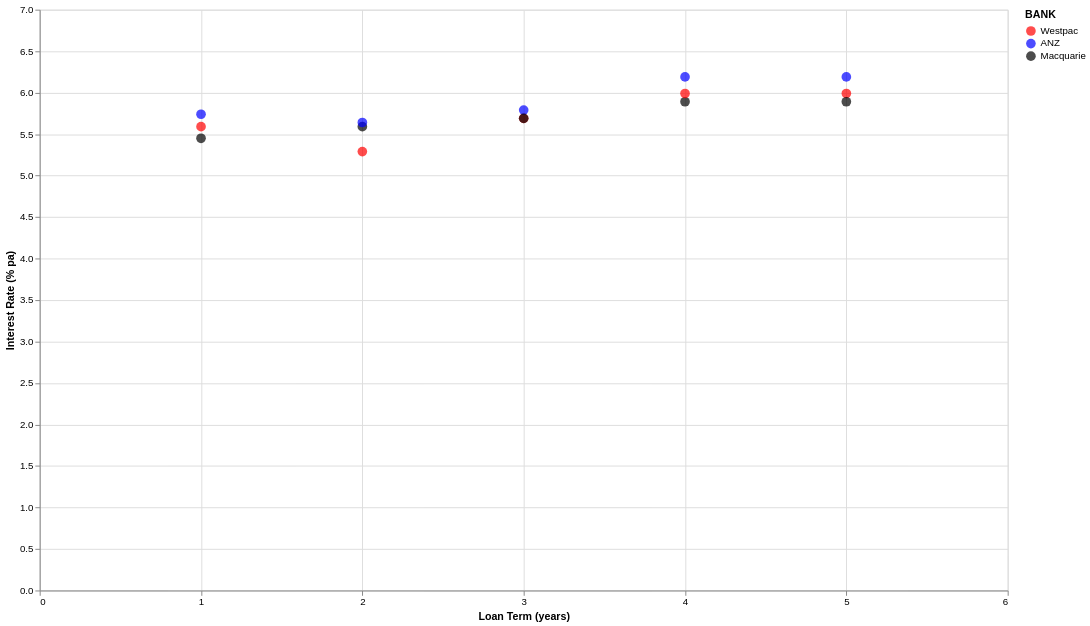

The notebook cell saved with this chart:
### Markdown cell above
## Fixed Home Loan (LVR 80+)

### Code cell
target_lvr = 90

interest_rates = cursor.execute(f"""
    select
        bank,
        loan_term,
        min(rate) as rate
    from home_loan_rates
    where {target_lvr} > min_lvr and {target_lvr} <= max_lvr
    group by
        bank,
        loan_term
    order by
        loan_term
""").fetch_pandas_all()

alt.Chart(interest_rates).mark_point(filled=True, size=100).encode(
    x=alt.X("LOAN_TERM:Q", axis=alt.Axis(tickCount=6)).scale(domain=(0, 6)).title("Loan Term (years)"),
    y=alt.Y("RATE").title("Interest (% p.a)").scale(domain=(0, 7)).title("Interest Rate (% pa)"),
    color=alt.Color("BANK", scale=alt.Scale(domain=["Westpac", "ANZ", "Macquarie"], range=["red", "blue", "black"])),
    tooltip=["LOAN_TERM", "RATE"]
).properties(
    height=600,
    width=1000,
).interactive()

### Figure 1 — Vega-Lite specification as saved in the notebook (floating-point values rounded to 4 significant figures)
{"config": {"view": {"continuousWidth": 300, "continuousHeight": 300}}, "data": {"name": "data-05491c5c0b8440b366f9a9479cf82580"}, "mark": {"type": "point", "filled": true, "size": 100}, "encoding": {"color": {"field": "BANK", "scale": {"domain": ["Westpac", "ANZ", "Macquarie"], "range": ["red", "blue", "black"]}, "type": "nominal"}, "tooltip": [{"field": "LOAN_TERM", "type": "quantitative"}, {"field": "RATE", "type": "quantitative"}], "x": {"axis": {"tickCount": 6}, "field": "LOAN_TERM", "scale": {"domain": [0, 6]}, "title": "Loan Term (years)", "type": "quantitative"}, "y": {"field": "RATE", "scale": {"domain": [0, 7]}, "title": "Interest Rate (% pa)", "type": "quantitative"}}, "height": 600, "params": [{"name": "param_6", "select": {"type": "interval", "encodings": ["x", "y"]}, "bind": "scales"}], "width": 1000, "$schema": "https://vega.github.io/schema/vega-lite/v5.20.1.json", "datasets": {"data-05491c5c0b8440b366f9a9479cf82580": [{"BANK": "Macquarie", "LOAN_TERM": 1, "RATE": 5.45}, {"BANK": "ANZ", "LOAN_TERM": 1, "RATE": 5.74}, {"BANK": "Westpac", "LOAN_TERM": 1, "RATE": 5.59}, {"BANK": "Macquarie", "LOAN_TERM": 2, "RATE": 5.59}, {"BANK": "ANZ", "LOAN_TERM": 2, "RATE": 5.64}, {"BANK": "Westpac", "LOAN_TERM": 2, "RATE": 5.29}, {"BANK": "Westpac", "LOAN_TERM": 3, "RATE": 5.69}, {"BANK": "ANZ", "LOAN_TERM": 3, "RATE": 5.79}, {"BANK": "Macquarie", "LOAN_TERM": 3, "RATE": 5.69}, {"BANK": "Macquarie", "LOAN_TERM": 4, "RATE": 5.89}, {"BANK": "Westpac", "LOAN_TERM": 4, "RATE": 5.99}, {"BANK": "ANZ", "LOAN_TERM": 4, "RATE": 6.19}, {"BANK": "Westpac", "LOAN_TERM": 5, "RATE": 5.99}, {"BANK": "ANZ", "LOAN_TERM": 5, "RATE": 6.19}, {"BANK": "Macquarie", "LOAN_TERM": 5, "RATE": 5.89}, {"BANK": "ANZ", "LOAN_TERM": 7, "RATE": 7.69}, {"BANK": "ANZ", "LOAN_TERM": 10, "RATE": 7.69}]}}
